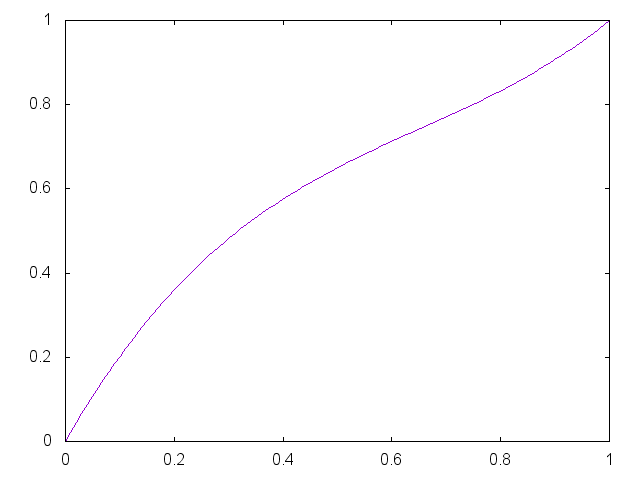

Write gnuplot code to recreate this figure.


set term png

set output "generate/static/generate/bezier-0.75-0.65.png"
plot '-' smooth bezier notitle
0 0
0.33 0.75
0.67 0.65 
1 1
e

reset;
